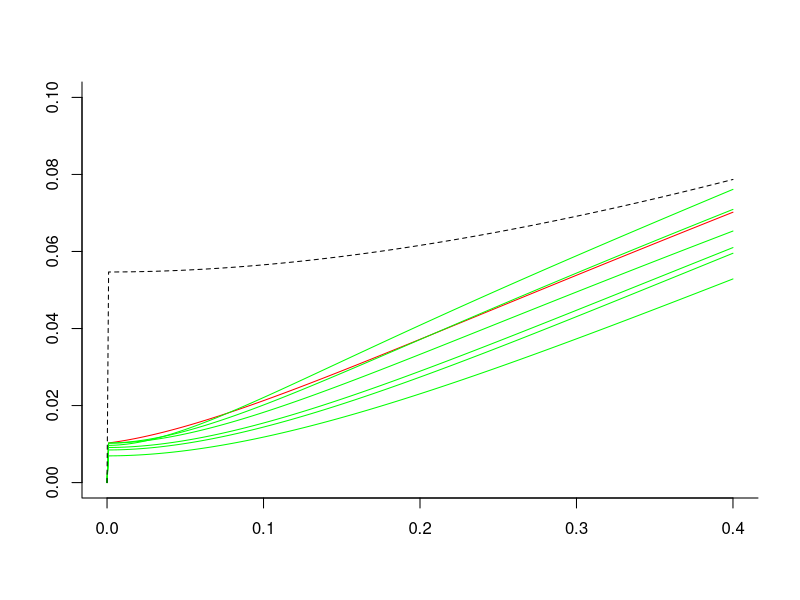

This figure's R source: (Note: this script raises an error after producing the figure.)
## ---- chunk 1
library(deSolve) # package for solving differential equations
library(minpack.lm) # package for non-linear regression #rks to laz: I think we probably can just use nls() in stats, not nlsLM from linpack. Please check in R documentation if there is any functional difference at all
library(mvtnorm) # package for calculating confidence intervals by Monte Carlo simulation based on variance-covariance matrices #rks to laz: I added to comment.Please check that my addition is OK.
rm(list=ls())
## ---- chunk 2
#Create dataframes that store the fibroblast WGE simple CA data used in 16Cacao 

Oxygen = data.frame(d = c(0, .0125, .02, .025, .05, .075, .1, .2, .4),CA = c(.24, 1.66, 2.43, 2.37, 1.16, 2.85, 2.58, 6.94, 6.91), ion = "O", Z =8, L = 75, Z.b = 795)
# Some GCR components are high-speed Oxygen nuclei that are almost fully ionized. d=dose; CA are per hundred cells.

Si = data.frame(d = c(0, .02, .04, .06, .08, .1, .12, .2, .4, .8, 1.2), CA = c(.11, 1.26, 1.14, 1.58, 1.22, 1.89, 3.47, 4.6, 9.79, 27.01, 38.84), ion = "Si", Z = 14, L = 100, Z.b = 690)

Fe600 = data.frame(d = c(0, .01, .02, .04, .06, .08, .1, .12, .2, .4, .8), CA = c(.13, .76, .99, 1.2, 1.74, 1.28, 1.2, 1.7, 3.02, 5.52, 12.42), ion = "Fe600", Z = 26, L = 175, Z.b = 1075) 
#600 refers to the energy in MeV per atomic mass unit in this Iron beam

Fe450 = data.frame(d = c(0, .02, .04, .06, .08, .1, .2, .4), CA = c(0, .86, .6, .8, 1.22, 2.02, 2.3, 4.77), ion = "Fe450", Z = 26, L = 195, Z.b = 1245)

Fe300 = data.frame(d = c(0, .005, .01,  0.02, .04, .07, .1, .2, .4, .8), CA = c(0.41, 1.23, 1.47, 1.22, .97, 1.46, 1.21, 4.38, 6.22, 13.6), ion = "Fe300", Z = 26, L = 240, Z.b = 1585)

Ti = data.frame(d = c(0,  0.02, .04, .06, .08, .1, .15, .3, .6), CA = c(0, 1.99, 1.88, 1.44, 2.67, 2.57, 2.50, 5.64, 11.19), ion = "Ti", Z = 22, L = 125, Z.b = 770)

#param = data.frame(ion = c("O", "Si", "Ti", "Fe600", "Fe450", "Fe300"),
                  # Z = c(8, 14, 22, 26, 26, 26), L = c(75, 100, 125, 175, 195, 240), #Z=atomic charge; L=LET
                  # Z.b = c(595, 690, 770, 1075, 1245, 1585))#Z^2/beta*^2

#putting it in one big data frame. #rks: the data frame incorporates a correction to Fe600 at dose 0.06, near line 34
big_df = rbind(Oxygen, Si, Ti, Fe600, Fe450, Fe300)

big_df$error = c(0.24, 0.63, 0.77, 0.75, 0.52, 0.82, 0.78, 1.31, 1.59, 0.12, 0.05, 0.07, 0.56, 0.18, 0.60, 1.23, 1.60, 1.55, 4.27, 7.21, 0, 0.70, 0.66, 0.59, 0.80, 0.78, 0.48, 1.15, 2.39, 0.16, 0.38, 0.24, 0.21, 0.43, 0.37, 0.54, 0.17, 0.55, 1.75, 2.59, 0, 0.43, 0.34, 0.40, 0.50, 0.64, 0.73, 1.09, 0.29, 0.55, 0.60, 0.55, 0.49, 0.60, 0.54, 1.03, 1.22, 3.62) #error bars for the CA measurements
## ---- chunk 3
#Next modify the data frame to get rid of the zero dose points. Background CA frequency was determined seperately.
modified_df = big_df[big_df$d != 0, ]
modified_df$CA = modified_df$CA*0.01 
modified_df$error = modified_df$error*0.01
big_df$CA = big_df$CA * 0.01
big_df$error = big_df$error * 0.01
big_df$errorbar_lower = big_df$CA - big_df$error
big_df$errorbar_upper = big_df$CA + big_df$error
## ---- chunk 4
#NTE1 and NTE2 models in 16Cacao using their parameters. NTE is used in 16Cacao to signify that non-targeted effects are included in the model; Conventional targeted effects (TE) are included in all models.
#NTE1 function
NTE1_function = function(d, L, Z.b, eta0 = 0.00011, eta1 = 0.007, sig0 = 6.12, kap = 796) {
  0.0017 + eta0*L*exp(-eta1*L)*(d != 0) + 
    (6.242*(d/L))*(sig0*(1-exp(-Z.b/kap))^2 + 0.041/6.24*L*(1 - (1-exp(-Z.b/kap))^2))
} 

#NTE2 function
NTE2_function = function(d, L, Z.b, eta0 = 0.00047, eta1 = 0.011, sig0 = 6.75, kap = 590) {
  0.0017 + eta0*L*exp(-eta1*L)*exp(-(1012*(d/L)))*(d != 0) + 
    (6.242*(d/L))*(1-exp(-(1012*(d/L))))*
    (sig0*(1-exp(-Z.b/kap))^2 + 0.041/6.24*L*(1 - (1-exp(-Z.b/kap))^2))
}

#Our IDERs (Individual Dose Effect Relations). Applicable to the 1-ion components of a mixed simulated GCR beam 
#Modifying NTE1 and NTE2 by insisting they be twice continuously differentiable and monotonic increasing. Double check NTE1, NTE2, Our model
IDER = function(d, L, Z.b, eta00, eta10, sig00, kap0) {
  P = (1-exp(-Z.b/kap0))^2
  sig = sig00*P + 0.041/6.24*L*(1-P) # 0.041 +- 0.0051 comes from 16Cacao
  eta = eta00*L*exp(-eta10*L)
  0.00071 + sig*6.24*d/L*(1-exp(-1024*d/L)) + eta*(1-exp(-10^5*d))  #0.00071 + sig*6.24*d/L*(1-exp(-1024*d/L)) + eta*(1-exp(-10^3*d))#don't use
} 

#nls (non-linear least square) method to get the parameters needed (4 parameter estimation) #rks to laz: see note under issues
IDER_model = nlsLM(CA ~ IDER(d, L, Z.b, eta00, eta10, sig00, kap0), data = modified_df, start = list(eta00 = 0.001, eta10 = 0.01, sig00 = 5, kap0 = 500), 
                   weights = (1/(modified_df$error)^2))
coef(IDER_model)
#e.g. eta0 = 1.484687e-04, eta1 = 3.513927e-03, sig0 = 4.149660e+00, kap = 4.688287e+02
vcov(IDER_model)# variance-covariance matrix, needed later for analyzing 95% confidence limits in baseline no-synergy/no-antagonism MIXDER (Mixture dose effect relation)
summary(IDER_model, cor = TRUE) #model parameters and their correlation matrix
## ---- chunk 5
#Getting coefficients of the IDER model from nlsLM
coefs <- coef(IDER_model)
eta0_hat <- as.numeric(coefs[1])
eta1_hat <- as.numeric(coefs[2])
sig0_hat <- as.numeric(coefs[3])
kap_hat <- as.numeric(coefs[4])
## ---- chunk 6
#R function to give Information criteria (AIC and BIC) #rks to laz: R has AIC functions. Please check that they give the same ordering (not necessarily the same values) as the ones constructed below by Dae or you.
#L_function gives the residuals squared
L_function = function(func, eta0, eta1, sig0, kap) {
  a = vector(length = 0)
  for (i in 1:length(modified_df[, 1])) {
    a = c(a, modified_df$CA[i] - func(d = modified_df$d[i], L = modified_df$L[i], Z.b = modified_df$Z.b[i], eta0 = eta0, eta1 = eta1, sig0 = sig0, kap = kap))
  }
  return(a^2)
}
L_NTE1 = L_function(NTE1_function, eta0 = 0.00011, eta1 = 0.007, sig0 = 6.12, kap = 796)
L_NTE2 = L_function(NTE2_function, eta0 = 0.00047, eta1 = 0.011, sig0 = 6.75, kap = 590)
L_IDER = L_function(IDER, eta0 = eta0_hat, eta1 = eta1_hat, sig0 = sig0_hat, kap = kap_hat)

#Since all models are weighted least square regression, will weight our model with our weights to get the WRSS (weighted residual squared sum)
WRSS_NTE1 = sum((1/modified_df$error^2)*L_NTE1)
WRSS_NTE2 = sum((1/modified_df$error^2)*L_NTE2)
WRSS_IDER = sum((1/modified_df$error^2)*L_IDER)

#functions for AIC and BIC calculation for Weighted Least Square regression
AIC_function = function(RSS, k = 4, n = length(modified_df[ , 1])) {
  n + n*log(2*pi) + n*log(RSS/n) + 2*(k+1)
}

BIC_function = function(n = length(modified_df[, 1]), k = 4, RSS) {
  n + n*log(2*pi) + n*log(RSS/n) + log(n)*(k+1)
}

NTE1_AIC = AIC_function(RSS = WRSS_NTE1)
NTE2_AIC = AIC_function(RSS = WRSS_NTE2)
IDER_AIC = AIC_function(RSS = WRSS_IDER)
NTE1_BIC = BIC_function(RSS = WRSS_NTE1)
NTE2_BIC = BIC_function(RSS = WRSS_NTE2)
IDER_BIC = BIC_function(RSS = WRSS_IDER)
information_critera_df = data.frame(AIC = c(NTE1_AIC, NTE2_AIC, IDER_AIC), BIC = c(NTE1_BIC, NTE2_BIC, IDER_BIC), row.names = c("NTE1 model", "NTE2 model", "IDER model"))
information_critera_df ## RKS runs well up to here. Lots of checks made 8/12/2017
## ---- chunk 7
#Baseline no-synergy/no-antagonism MIXDER  based on any input
MIXDER_function = function(r, L, Z.b, d = seq(0, 0.2, by = 0.001), eta0 = eta0_hat, eta1 = eta1_hat, sig0 = sig0_hat ,kap = kap_hat) {
  dE=function(yini,State,Pars){
    eta0 = eta0; eta1 = eta1; sig0 = sig0; kap = kap
    with(as.list(c(State, Pars)), {
      P = vector(length = length(L))
      sig = vector(length = length(L))
      etaa = vector(length = length(L))
      u = vector(length = length(L))
      for (i in 1:length(L)) {
        P[i] = (1-exp(-Z.b[i]/kap))^2
        sig[i] = sig0*P[i] + 0.041/6.24*L[i]*(1-P[i])
        etaa[i] = eta0*L[i]*exp(-eta1*L[i])
        u[i] = uniroot(function(d) sig[i]*6.24*d/L[i]*(1-exp(-1024*d/L[i])) + etaa[i]*(1-exp(-10^5*d)) - I, lower = 0, upper = 1, extendInt = "yes", tol = 10^-10)$root
      }
      dI = vector(length = length(L))
      for (i in 1:length(L)) {
        dI[i] = r[i]*(sig[i]*6.24/L[i]*exp(-1024*u[i]/L[i])*(exp(1024*u[i]/L[i]) + 1024*u[i]/L[i] - 1) + etaa[i]*10^5*exp(-10^5*u[i]))
      }
      dI = sum(dI)
      return(list(c(dI)))
    })
  }
  pars = NULL; yini = c(I= 0); d = d
  out = ode(yini,times = d, dE, pars, method = "radau")
  return(out)
}

## ---- chunk 8
#Graphs for NTE1 and our IDER models: 12_ion figure
#When creating any sort of MIXDER figures we use this IDER now without the background effect then add the background effect at the end.
IDER = function(d, L, Z.b, eta0 = eta0_hat, eta1 = eta1_hat, sig0 = sig0_hat, kap = kap_hat) {
  P = (1-exp(-Z.b/kap_hat))^2
  sig = sig0*P + 0.041/6.24*L*(1-P)
  eta = eta0*L*exp(-eta1*L)
  sig*6.24*d/L*(1-exp(-1024*d/L)) + eta*(1-exp(-10^5*d))#sig*6.24*d/L*(1-exp(-1024*d/L)) + eta*(1-exp(-.5*10^3*d))#don't use
} 

#Simple Effect Additivity (black line)
SEA=function(d){
  IDER(d/6,L[1],Z.b[1])+IDER(d/6,L[2],Z.b[2])+IDER(d/6,L[3],Z.b[3])+IDER(d/6,L[4],Z.b[4])+IDER(d/6,L[5],Z.b[5])+IDER(d/6,L[6],Z.b[6])
}

r=rep(1/6,6);L = c(75, 100, 125, 175, 195, 240); Z.b = c(595, 690, 770, 1075, 1245, 1585); dose=seq(0, 0.4, by=0.001)

MX=MIXDER_function(r, L, Z.b, d=dose) #for this mixture can't go much above 0.6#

#Plotting
plot(MX[,1],MX[,2],type='l',bty='l',col='red',ann='F',ylim=c(0,.10), main="CA vs Dose", xlab="Dose", ylab="CA")
for (ii in 1:length(L)){lines(dose, IDER(dose,L[ii],Z.b[ii]),col='green')}
lines(dose,SEA(dose),lty=2)
## ---- chunk 9
#lines(dose,sum(SEA))
#Comparing the NTE1 model in 16Cacao with our NASA SNTE model

#Use these dose points to generate the curves necessary. Had to include a lot more dose points at lower doses where it is very sensitive to change
# d_O = c(0, 1e-6*(1:9), 1e-5*(1:9), 1e-4*(1:9), 1e-3*(1:9), 1e-2*(1:9), 0.01*(10:40))
# d_1 = c(0, 1e-6*(1:9), 1e-5*(1:9), 1e-4*(1:9), 1e-3*(1:9), 1e-2*(1:9), 0.01*(10:15))
# d_2 = c(0, 1e-6*(1:9), 1e-5*(1:9), 1e-4*(1:9), 1e-3*(1:300))
# plot(c(0,.3),c(0,0.04), bty='l', ann='F')
# lines(d_2,IDER(d_2,240,1585), bty='l', ann='F')
# #setEPS()
# postscript("NTE1_model test.eps", width = 5, height = 7)
# par(mfrow=c(2,1))
# 
# plot(x = big_df$d[1:9]*100, y = big_df$CA[1:9]*100, main = "Oxygen", ylim = c(0, 10),pch=19, ylab = "CA", xlab = "Dose (cGy)")
# arrows(big_df$d[1:9]*100, big_df$errorbar_lower[1:9]*100, big_df$d[1:9]*100, big_df$errorbar_upper[1:9]*100, length=0.02, angle=90, code=3)
# lines(x = d_O*100, y = 100*(0.00071 + IDER(d = d_O, L = 75, Z.b = 595)), col = "red")
# lines(x = d_O*100, y = 100 * NTE1_function(d = d_O, L= 75, Z.b = 595), col = "blue", lty = 2)
# 
# plot(x = big_df$d[1:7]*100, y = big_df$CA[1:7]*100, main = "Oxygen",pch=19, ylab = "CA", xlab = "Dose (cGy)", ylim = c(0, 4), xlim = c(0, 15))
# arrows(big_df$d[1:7]*100, big_df$errorbar_lower[1:7]*100, big_df$d[1:7]*100, big_df$errorbar_upper[1:7]*100, length=0.02, angle=90, code=3)
# lines(x = d_1*100, y = 100*(0.00071 + IDER(d = d_1, L = 75, Z.b = 595)), col = "red")
# lines(x = d_1*100, y = 100 * NTE1_function(d = d_1, L= 75, Z.b = 595), col = "blue", lty = 2)
# 
# dev.off()
## ---- chunk 10
#The following code includes the Monte Carlo CI1 and 2. Monte Carlo CI will use the variance covariance matrix. Monte Carlo CI2 will not hence it will give a boarder interval.
set.seed(19970101)

#Monte Carlo using the error bars from summary()
NN <- 1000
eta0_MC_2 = rnorm(NN, mean = eta0_hat, sd = 4.631e-05)
eta1_MC_2 = rnorm(NN, mean = eta1_hat, sd = 1.617e-04)
sig0_MC_2 = rnorm(NN, mean = sig0_hat, sd = 1.966e+00)
kap_MC_2 = rnorm(NN, mean = kap_hat, sd = 2.628e+02)
kap_MC_2[kap_MC_2 <= 1e-6] = 1e-5 

MM = 500
CI_function_MIXDER_MC_2 = function(d, d_interested, r, interval = 0.95, L, Z.beta) {
  MIXDER_curve = list(0)
  for (i in 1:MM) {
    MIXDER_curve[[i]] = MIXDER_function(r = r, d = d, L = L, Z.b = Z.b, eta0 = eta0_MC_2[i], eta1 = eta1_MC_2[i], sig0 = sig0_MC_2[i], kap = kap_MC_2[i])
  }
  info = vector(length = 0)
  for (i in 1:MM) {
    info = c(info, MIXDER_curve[[i]][, 2][2])
  }
  info = sort(info)
  lower_bound = info[(1-interval)/2*500]
  upper_bound = info[(interval + (1-interval)/2)*500]
  CI = c(lower_bound, upper_bound)
  return(CI)
}
## ---- chunk 11
#note because our last parameter were less significant when inputting our variance covariance matrix the parameters had to actually be readjusted to fix for negative value. This is important because if kap parameter went negative our model is nonsensical. (Luckily the fix was only for exactly 15 out of 500 MC samples or only roughly 3%)

#This is a general CI_function where you just get a CI for a specific dose point for any synergy analysis using the monte carlo simulations using vcov().
CI_function_MIXDER = function(d, r, interval = 0.95, L, Z.beta) {
  MIXDER_curve = list(0)
  for (i in 1:500) {
    MIXDER_curve[[i]] = MIXDER_function(r = r, d = d, L = L, Z.b = Z.b, eta0 = eta0_MC[i], eta1 = eta1_MC[i], sig0 = sig0_MC[i], kap = kap_MC[i])
  }
  info = vector(length = 0)
  for (i in 1:500) {
    info = c(info, MIXDER_curve[[i]][, 2][2])
  }
  info = sort(info)
  lower_bound = quantile(info,(1-interval)/2)
  upper_bound = quantile(info,1-(1-interval)/2)
  CI = c(lower_bound, upper_bound)
  return(CI)
}

# We don't actually need the above CI_Function_MIXDER 
## ---- chunk 12
# Sample parameters from their distributions.
sig = vcov(IDER_model)
monte_carlo_parameters = rmvnorm(n = 500, mean = c(eta0 = eta0_hat, eta1 = eta1_hat, sig0 = sig0_hat, kap = kap_hat), sigma = sig)
eta0_MC = monte_carlo_parameters[, 1]
eta1_MC = monte_carlo_parameters[, 2]
sig0_MC = monte_carlo_parameters[, 3]
kap_MC = monte_carlo_parameters[, 4]
kap_MC[kap_MC <= 1e-6] = 1e-5 
## ---- chunk 13
#MIXDER of iron 2.
out = MIXDER_function(r = rep(1/2, times = 2), L = c(100, 175), Z.b = c(690, 1075), d = c(seq(0, 0.009, 0.001), seq(0.01, 0.5, by = 0.01)),eta0 = eta0_hat, eta1 = eta1_hat, sig0 = sig0_hat, kap = kap_hat)
two_ion_MIXDER1 = data.frame(d = out[, 1], CA = out[, 2] + 0.00071)
two_ion_MIXDER2 = data.frame(d = out[, 1][seq(1,60, by = 5)], CA = out[, 2][seq(1,60, by = 5)] + 0.00071)
d1 =two_ion_MIXDER1$d
d2 =two_ion_MIXDER2$d
## ---- chunk 14
# Monte Carlo of using 60 doses for two_ion. 
ninty_five_CI_lower = vector(length = length(d1))
ninty_five_CI_upper = vector(length = length(d1))
for (i in 1:length(d1)){
  info = vector(length = 0)
  for (j in 1:500){
    info = c(info, MIXDER_function(r = rep(1/2, times = 2), c(0,   two_ion_MIXDER1$d[i]),L=c(100, 175), Z.b = c(690, 1075), eta0 = eta0_MC[j], eta1 = eta1_MC[j], sig0 = sig0_MC[j], kap = kap_MC[j])[,2][2])
  }
  info = sort(info)
  ninty_five_CI_lower[i] = quantile(info,(1-0.95)/2) + 0.00071
  ninty_five_CI_upper[i] = quantile(info,1-(1-0.95)/2) + 0.00071
}
two_ion_MIXDER1$CI_lower = ninty_five_CI_lower
two_ion_MIXDER1$CI_upper = ninty_five_CI_upper
## ---- chunk 15
#Get the simple effect additivity MIXDER
two_ion_MIXDER1$simpleeffect = IDER(d = 0.5*d1, L = 100, Z.b = 690) + IDER(d = 0.5*d1, L = 175, Z.b = 1075) + 0.00071
#Get the individual IDERS
two_ion_MIXDER1$silicon = IDER(d = d1, L = 100, Z.b = 690) + 0.00071
two_ion_MIXDER1$ironsix = IDER(d = d1, L = 175, Z.b = 1075) + 0.00071

d1 <- two_ion_MIXDER1$d
CA1 <- two_ion_MIXDER1$CA
simpleeffect1 <- two_ion_MIXDER1$simpleeffect
silicon1 <- two_ion_MIXDER1$silicon
ironsix1 <- two_ion_MIXDER1$ironsix
plot(x = d1 * 100, y = CA1 * 100, type = "l", col = "red")
lines(x = d1 * 100, y = simpleeffect1 * 100, col = "black", lty = 2, lwd = 0.5)
lines(x = d1 * 100, y = silicon1* 100, col = "green")  
lines(x = d1 * 100, y = ironsix1* 100, col = "green")
lines(x= d1*100 , y = two_ion_MIXDER1$CI_upper * 100, lty = 'dashed', col = 'red')
lines(x= d1*100 , y = two_ion_MIXDER1$CI_lower * 100, lty = 'dashed', col = 'red')
polygon(c(d1*100,rev(d1*100)),c(two_ion_MIXDER1$CI_lower * 100, rev(two_ion_MIXDER1$CI_upper * 100)),col = rgb(1, 0, 0,0.5), border = NA)
## ---- chunk 16
#Then the 95% CI multivariate MC simulated ribbon for 13 doses for 2 ion.
ninty_five_CI_lower = vector(length = length(d2))
ninty_five_CI_upper = vector(length = length(d2))
for (i in 1:length(d2)){
  info = vector(length = 0)
  for (j in 1:500){
    info = c(info, MIXDER_function(r = rep(1/2, times = 2), c(0,   two_ion_MIXDER2$d[i]),L=c(100, 175), Z.b = c(690, 1075), eta0 = eta0_MC[j], eta1 = eta1_MC[j], sig0 = sig0_MC[j], kap = kap_MC[j])[,2][2])
  }
  info = sort(info)
  ninty_five_CI_lower[i] = quantile(info,(1-0.95)/2) + 0.00071
  ninty_five_CI_upper[i] = quantile(info,1-(1-0.95)/2) + 0.00071
}
two_ion_MIXDER2$CI_lower = ninty_five_CI_lower
two_ion_MIXDER2$CI_upper = ninty_five_CI_upper
## ---- chunk 17
#Get the simple effect additivity MIXDER
two_ion_MIXDER2$simpleeffect = IDER(d = 0.5*d2, L = 100, Z.b = 690) + IDER(d = 0.5*d2, L = 175, Z.b = 1075) + 0.00071
#Get the individual IDERS
two_ion_MIXDER2$silicon = IDER(d = d2, L = 100, Z.b = 690) + 0.00071
two_ion_MIXDER2$ironsix = IDER(d = d2, L = 175, Z.b = 1075) + 0.00071
save(two_ion_MIXDER2, file = "two_ion_95%.Rda")

d2 <- two_ion_MIXDER2$d
CA1 <- two_ion_MIXDER2$CA
simpleeffect1 <- two_ion_MIXDER2$simpleeffect
silicon1 <- two_ion_MIXDER2$silicon
ironsix1 <- two_ion_MIXDER2$ironsix
plot(x = d2 * 100, y = CA1 * 100, type = "l", col = "red")
lines(x = d2 * 100, y = simpleeffect1 * 100, col = "black", lty = 2, lwd = 0.5)
lines(x = d2 * 100, y = silicon1* 100, col = "green")  
lines(x = d2 * 100, y = ironsix1* 100, col = "green")
lines(x= d2*100 , y = two_ion_MIXDER2$CI_upper * 100, lty = 'dashed', col = 'red')
lines(x= d2*100 , y = two_ion_MIXDER2$CI_lower * 100, lty = 'dashed', col = 'red')
polygon(c(d2*100,rev(d2*100)),c(two_ion_MIXDER2$CI_lower * 100, rev(two_ion_MIXDER2$CI_upper * 100)),col = rgb(1, 0, 0,0.5), border = NA)
## ---- chunk 18
# Confidence Interval for two-ion without variance and covariance matrix.
ninty_five_CI_lower = vector(length = 0)
ninty_five_CI_upper = vector(length = 0)
a = vector(length = 0)
for (i in 2:length(d2)) {
  a = CI_function_MIXDER_MC_2(d = c(0, two_ion_MIXDER2$d[i]), r = rep(1/2, times = 2), L=c(100, 175), Z.b = c(690, 1075))
  ninty_five_CI_lower = c(ninty_five_CI_lower, a[1])
  ninty_five_CI_upper = c(ninty_five_CI_upper, a[2])
}
two_ion_MIXDER2$CI_lower = c(0, ninty_five_CI_lower + 0.00071)
two_ion_MIXDER2$CI_upper = c(0, ninty_five_CI_upper + 0.00071)

#Get the simple effect additivity MIXDER
two_ion_MIXDER2$simpleeffect = IDER(d = 0.5*d2, L = 100, Z.b = 690) + IDER(d = 0.5*d2, L = 175, Z.b = 1075) + 0.00071
#Get the individual IDERS
two_ion_MIXDER2$silicon = IDER(d = d2, L = 100, Z.b = 690) + 0.00071
two_ion_MIXDER2$ironsix = IDER(d = d2, L = 175, Z.b = 1075) + 0.00071

d2 <- two_ion_MIXDER2$d
CA1 <- two_ion_MIXDER2$CA
simpleeffect1 <- two_ion_MIXDER2$simpleeffect
silicon1 <- two_ion_MIXDER2$silicon
ironsix1 <- two_ion_MIXDER2$ironsix
plot(x = d2 * 100, y = CA1 * 100, type = "l", col = "red")
lines(x = d2 * 100, y = simpleeffect1 * 100, col = "black", lty = 2, lwd = 0.5)
lines(x = d2 * 100, y = silicon1* 100, col = "green")  
lines(x = d2 * 100, y = ironsix1* 100, col = "green")
lines(x= d2*100 , y = two_ion_MIXDER2$CI_upper * 100, lty = 'dashed', col = 'red')
lines(x= d2*100 , y = two_ion_MIXDER2$CI_lower * 100, lty = 'dashed', col = 'red')
polygon(c(d2*100,rev(d2*100)),c(two_ion_MIXDER2$CI_lower * 100, rev(two_ion_MIXDER2$CI_upper * 100)),col = rgb(1, 0, 0,0.5), border = NA)



## ---- chunk 19
#This is for the six_ion synergy analysis incorporating our monte carlo simulations with the yellow ribbon as the 95% confidence interval using our monte carlo simulated parameters with two panels for two methods of the MC simulation. Similarly, blues curves are individual IDERs and red curve the mixed IDER and the black the simple effect addtivity curve.

#First the MIXDER of the true curve 
out = MIXDER_function(r = rep(1/6, times = 6), L = c(75, 100, 125, 175, 195, 240), Z.b = c(595, 690, 770, 1075, 1245, 1585), d = c(seq(0, 0.009, 0.001), seq(0.01, 0.4, by = 0.01)))
six_ion_MIXDER3 = data.frame(d = out[, 1][seq(1,51, by = 5)], CA = out[, 2][seq(1,51, by = 5)] + 0.00071)
d3 = six_ion_MIXDER3$d

#six_ion_MIXDER3 = data.frame(d = out[, 1], CA = out[, 2] + 0.00071)  #This is the full 50 dose version.
#d3 = six_ion_MIXDER3$d

## ---- chunk 20
#Then the 95% CI multivariate MC simulated ribbon for 11 doses.
ninty_five_CI_lower = vector(length = length(d3))
ninty_five_CI_upper = vector(length = length(d3))
for (i in 1:length(d3)){
  info = vector(length = 0)
  for (j in 1:500){
    info = c(info, MIXDER_function(r = rep(1/6, times = 6), c(0,  six_ion_MIXDER3$d[i]),L = c(75, 100, 125, 175, 195, 240), Z.b = c(595, 690, 770, 1075, 1245, 1585), eta0 = eta0_MC[j], eta1 = eta1_MC[j], sig0 = sig0_MC[j], kap = kap_MC[j])[,2][2])
  }
  info = sort(info)
  ninty_five_CI_lower[i] = quantile(info,(1-0.95)/2) + 0.00071
  ninty_five_CI_upper[i] = quantile(info,1-(1-0.95)/2) + 0.00071
}
six_ion_MIXDER3$CI_lower = ninty_five_CI_lower
six_ion_MIXDER3$CI_upper = ninty_five_CI_upper
## ---- chunk 21
#Get the simple effect additivity MIXDER 
six_ion_MIXDER3$simpleeffect = IDER(d = 1/6*d3, L = 125, Z.b = 770) + IDER(d = 1/6*d3, L = 175, Z.b = 1075) + IDER(d = 1/6*d3, L = 75, Z.b = 595) + IDER(d = 1/6*d3, L = 100, Z.b = 690) + IDER(d = 1/6*d3, L = 195, Z.b = 1245) + IDER(d = 1/6*d3, L = 240, Z.b = 1585) + 0.00071

#Get the individual IDERS
six_ion_MIXDER3$oxygen = IDER(d = d3, L = 75, Z.b = 595) + 0.00071
six_ion_MIXDER3$silicon = IDER(d = d3, L = 100, Z.b = 690) + 0.00071
six_ion_MIXDER3$titanium = IDER(d = d3, L = 125, Z.b = 770) + 0.00071
six_ion_MIXDER3$ironsix = IDER(d = d3, L = 175, Z.b = 1075) + 0.00071
six_ion_MIXDER3$ironfour = IDER(d = d3, L = 195, Z.b = 1245) + 0.00071
six_ion_MIXDER3$ironthree = IDER(d = d3, L = 240, Z.b = 1585) + 0.00071

d2 <- six_ion_MIXDER3$d
CA2 <- six_ion_MIXDER3$CA
simpleeffect2 <- six_ion_MIXDER3$simpleeffect
silicon2 <- six_ion_MIXDER3$silicon
titanium2 <- six_ion_MIXDER3$titanium
ironthree2 <- six_ion_MIXDER3$ironthree
ironfour2 <- six_ion_MIXDER3$ironfour
ironsix2 <- six_ion_MIXDER3$ironsix
oxygen2 <- six_ion_MIXDER3$oxygen
plot(x = d2 * 100, y = CA2 * 100, type = "l", col = "red")
lines(x = d2 * 100, y = simpleeffect2 * 100, col = "black", lty = 2, lwd = 0.5)
lines(x = d2 * 100, y = silicon2* 100, col = "green")  
lines(x = d2 * 100, y = titanium2* 100, col = "green")
lines(x = d2 * 100, y = ironthree2* 100, col = "green")  
lines(x = d2 * 100, y = ironfour2* 100, col = "green")
lines(x = d2 * 100, y = ironsix2* 100, col = "green")  
lines(x = d2 * 100, y = oxygen2* 100, col = "green")
lines(x= d2*100 , y = six_ion_MIXDER3$CI_upper * 100, lty = 'dashed', col = 'red')
lines(x= d2*100 , y = six_ion_MIXDER3$CI_lower * 100, lty = 'dashed', col = 'red')
polygon(c(d2*100,rev(d2*100)),c(six_ion_MIXDER3$CI_lower * 100, rev(six_ion_MIXDER3$CI_upper * 100)),col = rgb(1, 0, 0,0.5), border = NA)
## ---- chunk 22
#Then the 95% CI for the MC simulated independent gaussians
ninty_five_CI_lower_two = vector(length = 0)
ninty_five_CI_upper_two = vector(length = 0)
a = vector(length = 0)
for (i in 2:length(d3)) {
  a = CI_function_MIXDER_MC_2(d = c(0, six_ion_MIXDER3$d[i]), d_interested = six_ion_MIXDER3$d[i], r = rep(1/6, times = 6), L = c(75, 100, 125, 175, 195, 240), Z.b = c(595, 690, 770, 1075, 1245, 1585))
  print(a)
  ninty_five_CI_lower_two = c(ninty_five_CI_lower_two, a[1])
  ninty_five_CI_upper_two = c(ninty_five_CI_upper_two, a[2])
}
six_ion_MIXDER$CI_lower_two = c(0, ninty_five_CI_lower_two + 0.00071)
six_ion_MIXDER$CI_upper_two = c(0, ninty_five_CI_upper_two + 0.00071)
## ---- chunk 23
#Get the simple effect additivity MIXDER 
six_ion_MIXDER$simpleeffect = IDER(d = 1/6*d3, L = 125, Z.b = 770) + IDER(d = 1/6*d3, L = 175, Z.b = 1075) + IDER(d = 1/6*d3, L = 75, Z.b = 595) + IDER(d = 1/6*d3, L = 100, Z.b = 690) + IDER(d = 1/6*d3, L = 195, Z.b = 1245) + IDER(d = 1/6*d3, L = 240, Z.b = 1585) + 0.00071

#Get the individual IDERS
six_ion_MIXDER3$oxygen = IDER(d = d3, L = 75, Z.b = 595) + 0.00071
six_ion_MIXDER3$silicon = IDER(d = d3, L = 100, Z.b = 690) + 0.00071
six_ion_MIXDER3$titanium = IDER(d = d, L = 125, Z.b = 770) + 0.00071
six_ion_MIXDER3$ironsix = IDER(d = d3, L = 175, Z.b = 1075) + 0.00071
six_ion_MIXDER3$ironfour = IDER(d = d3, L = 195, Z.b = 1245) + 0.00071
six_ion_MIXDER3$ironthree = IDER(d = d3, L = 240, Z.b = 1585) + 0.00071
save(six_ion_MIXDER, file = "six_ion_95%.Rda")

d2 <- six_ion_MIXDER3$d
CA2 <- six_ion_MIXDER3$CA
simpleeffect2 <- six_ion_MIXDER3$simpleeffect
silicon2 <- six_ion_MIXDER3$silicon
titanium2 <- six_ion_MIXDER3$titanium
ironthree2 <- six_ion_MIXDER3$ironthree
ironfour2 <- six_ion_MIXDER3$ironfour
ironsix2 <- six_ion_MIXDER3$ironsix
oxygen2 <- six_ion_MIXDER3$oxygen
plot(x = d2 * 100, y = CA2 * 100, type = "l", col = "red")
lines(x = d2 * 100, y = simpleeffect2 * 100, col = "black", lty = 2, lwd = 0.5) + 
lines(x = d2 * 100, y = silicon2* 100, col = "green")  
lines(x = d2 * 100, y = titanium2* 100, col = "green")
lines(x = d2 * 100, y = ironthree2* 100, col = "green")  
lines(x = d2 * 100, y = ironfour2* 100, col = "green")
lines(x = d2 * 100, y = ironsix2* 100, col = "green")  
lines(x = d2 * 100, y = oxygen2* 100, col = "green")
lines(x= d2*100 , y = six_ion_MIXDER$CI_upper * 100, lty = 'dashed', col = 'red')
lines(x= d2*100 , y = six_ion_MIXDER$CI_lower * 100, lty = 'dashed', col = 'red')
polygon(c(d2*100,rev(d2*100)),c(six_ion_MIXDER$CI_lower * 100, rev(six_ion_MIXDER$CI_upper * 100)),col = rgb(1, 0, 0,0.5), border = NA)


plot(x = d2 * 100, y = CA2 * 100, type = "l", col = "red")
lines(x = d2 * 100, y = simpleeffect2 * 100, col = "black", lty = 2, lwd = 0.5) + 
lines(x = d2 * 100, y = silicon2* 100, col = "green")  
lines(x = d2 * 100, y = titanium2* 100, col = "green")
lines(x = d2 * 100, y = ironthree2* 100, col = "green")  
lines(x = d2 * 100, y = ironfour2* 100, col = "green")
lines(x = d2 * 100, y = ironsix2* 100, col = "green")  
lines(x = d2 * 100, y = oxygen2* 100, col = "green")
lines(x= d2*100 , y = six_ion_MIXDER$CI_upper_two * 100, lty = 'dashed', col = 'red')
lines(x= d2*100 , y = six_ion_MIXDER$CI_lower_two * 100, lty = 'dashed', col = 'red')
polygon(c(d2*100,rev(d2*100)),c(six_ion_MIXDER$CI_lower_two * 100, rev(six_ion_MIXDER$CI_upper_two * 100)),col = rgb(1, 0, 0,0.5), border = NA)
## ---- chunk 24
#6-ion No Covariance 10 dose
CI_function_MIXDER_MC_2 = function(d, d_interested, r, interval = 0.95, L, Z.beta) {
  MIXDER_curve = list(0)
  for (i in 1:MM) {
    MIXDER_curve[[i]] = MIXDER_function(r = r, d = d, L = L, Z.b = Z.b, eta0 = eta0_MC_2[i], eta1 = eta1_MC_2[i], sig0 = sig0_MC_2[i], kap = kap_MC_2[i])
  }
  info = vector(length = 0)
  for (i in 1:MM) {
    info = c(info, MIXDER_curve[[i]][, 2][2])
  }
  info = sort(info)
  lower_bound = info[(1-interval)/2*500]
  upper_bound = info[(interval + (1-interval)/2)*500]
  CI = c(lower_bound, upper_bound)
  return(CI)
}
six_ion_MIXDER4 = data.frame(d = out[, 1][seq(1,50, by = 5)], CA = out[, 2][seq(1,50, by = 5)] + 0.00071)
d4 = six_ion_MIXDER4$d
ninty_five_CI_lower = vector(length = 0)
ninty_five_CI_upper = vector(length = 0)
a = vector(length = 0)
for (i in 2:length(d4)) {
  a = CI_function_MIXDER_MC_2(d = c(0, six_ion_MIXDER4$d[i]), r = rep(1/6, times = 6), L = c(75, 100, 125, 175, 195, 240), Z.b = c(595, 690, 770, 1075, 1245, 1585))
  ninty_five_CI_lower = c(ninty_five_CI_lower, a[1])
  ninty_five_CI_upper = c(ninty_five_CI_upper, a[2])
}
six_ion_MIXDER4$CI_lower = c(0, ninty_five_CI_lower + 0.00071)
six_ion_MIXDER4$CI_upper = c(0, ninty_five_CI_upper + 0.00071)

#Get the simple effect additivity MIXDER 
six_ion_MIXDER4$simpleeffect = IDER(d = 1/6*d4, L = 125, Z.b = 770) + IDER(d = 1/6*d4, L = 175, Z.b = 1075) + IDER(d = 1/6*d4, L = 75, Z.b = 595) + IDER(d = 1/6*d4, L = 100, Z.b = 690) + IDER(d = 1/6*d4, L = 195, Z.b = 1245) + IDER(d = 1/6*d4, L = 240, Z.b = 1585) + 0.00071

#Get the individual IDERS
six_ion_MIXDER4$oxygen = IDER(d = d4, L = 75, Z.b = 595) + 0.00071
six_ion_MIXDER4$silicon = IDER(d = d4, L = 100, Z.b = 690) + 0.00071
six_ion_MIXDER4$titanium = IDER(d = d4, L = 125, Z.b = 770) + 0.00071
six_ion_MIXDER4$ironsix = IDER(d = d4, L = 175, Z.b = 1075) + 0.00071
six_ion_MIXDER4$ironfour = IDER(d = d4, L = 195, Z.b = 1245) + 0.00071
six_ion_MIXDER4$ironthree = IDER(d = d4, L = 240, Z.b = 1585) + 0.00071
